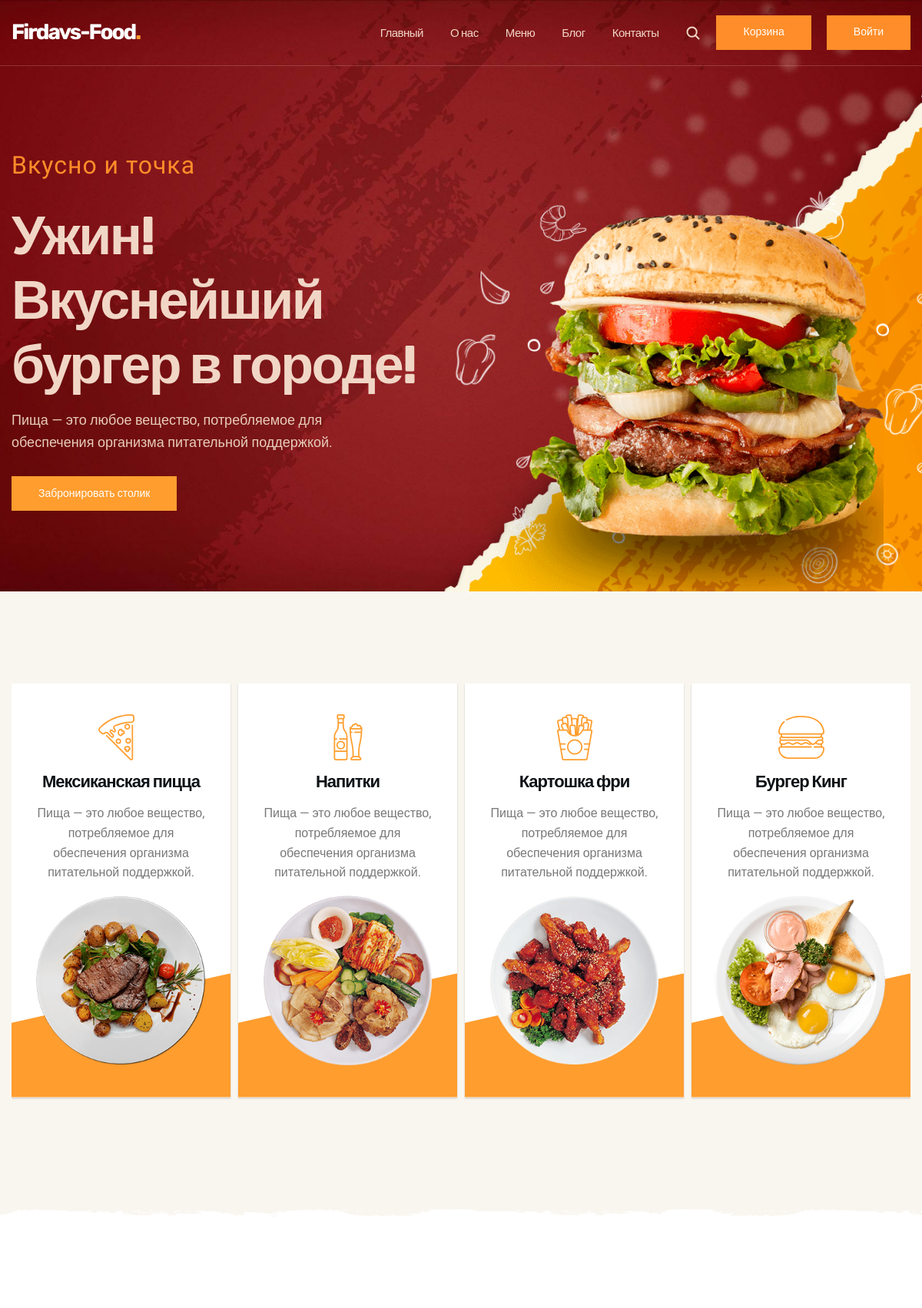
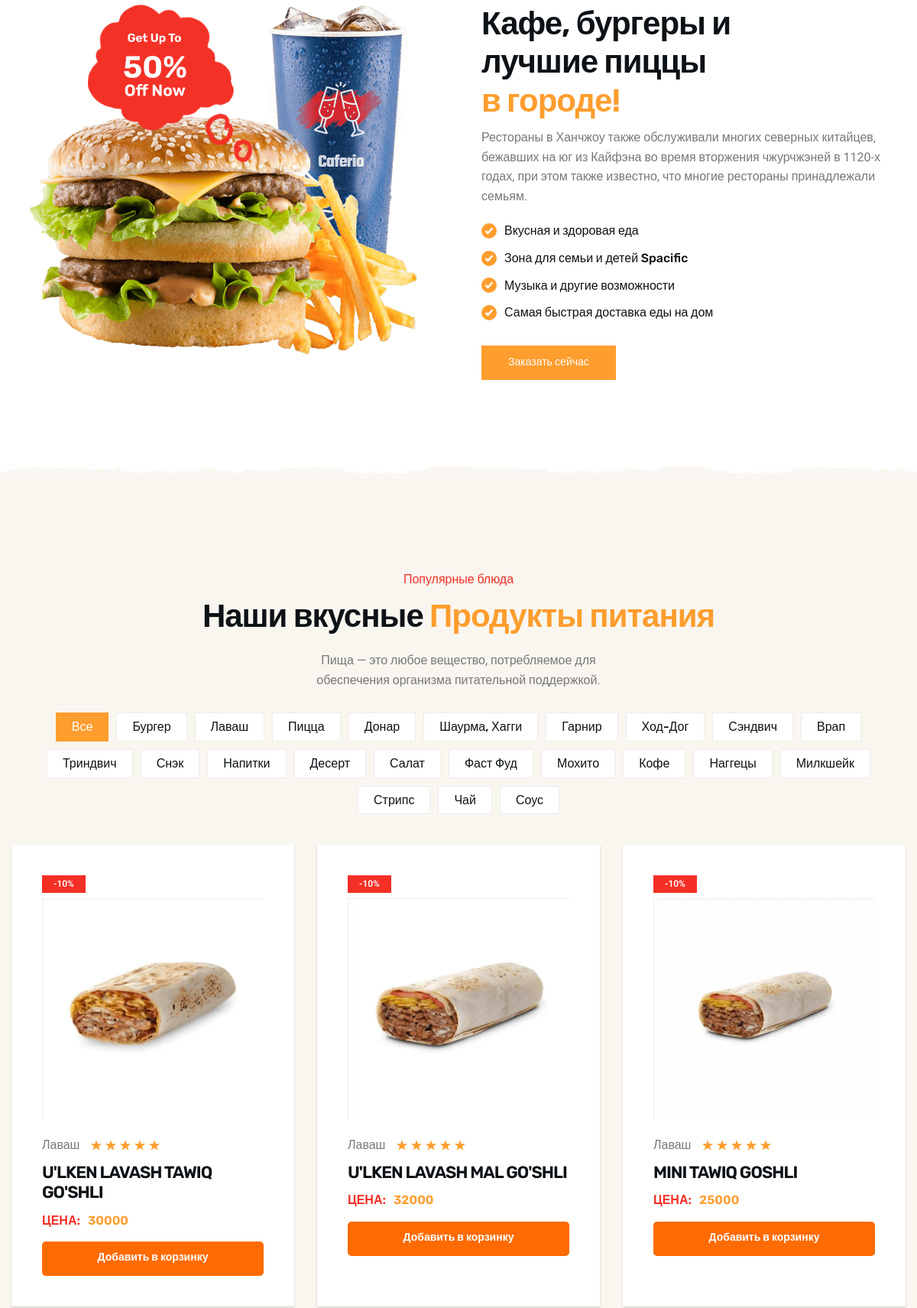
The page / (upper part) on the database its author committed (2 pictures, top to bottom).
### food/models.py (models this page shows, shortened)
class Category(models.Model):
    category_name = models.CharField(max_length=250, verbose_name='Название категории')
    slug = models.SlugField(unique=True)
    class Meta:
        verbose_name = 'Категория'
        verbose_name_plural = 'Категории'

class Product(models.Model):
    name = models.CharField(max_length=250, verbose_name='Название блюда')
    category = models.ForeignKey(Category, on_delete=models.CASCADE, verbose_name='Категория', related_name='products')
    description = models.TextField(verbose_name='Описание')
    main_image = models.ImageField(upload_to='products/', verbose_name='Главное изображение')
    price = models.PositiveIntegerField(verbose_name='Цена')
    class Meta:
        verbose_name = 'Блюдо'
        verbose_name_plural = 'Блюда'

### food/views.py (the view)
# urls.py: path('',views.homepage,name ='home'),
def homepage(request):
    products = models.Product.objects.all()
    categories = models.Category.objects.all()
    return render(request,'index.html',{'products':products,
                                       'categories':categories})

### templates/index.html (shortened to what this page needs)
{% load static %}
<!DOCTYPE html>
<html lang="en">
<head>
  <link rel="stylesheet" href="{% static 'css/style.css' %}">
</head>
<body id="top">
  <header class="header" data-header>
    <div class="container">
      <h1>
        <a href="#" class="logo">Firdavs-Food<span class="span">.</span></a>
      </h1>
      <nav class="navbar" data-navbar>
        <ul class="navbar-list">
          <li class="nav-item">
            <a href="#home" class="navbar-link" data-nav-link>Главный</a>
          </li>
          <li class="nav-item">
            <a href="#about" class="navbar-link" data-nav-link>О нас</a>
          </li>
          <li class="nav-item">
            <a href="#food-menu" class="navbar-link" data-nav-link>Меню</a>
          </li>
          <li class="nav-item">
            <a href="#blog" class="navbar-link" data-nav-link>Блог</a>
          </li>
          <li class="nav-item">
            <a href="#contact-home" class="navbar-link" data-nav-link>Контакты</a>
          </li>
        </ul>
      </nav>
      <div class="header-btn-group">
        <button class="search-btn" aria-label="Search" data-search-btn>
          <ion-icon name="search-outline"></ion-icon>
        </button>
        <button class="btn btn-hover"><a href="{% url 'cart' %}">Корзина</a></button>
          {% if user.is_authenticated %}
          <p style="color: white; font-family: Impact, Haettenschweiler, 'Arial Narrow Bold', sans-serif; font-size: 30px;">{{user.username}}</p>
          <button class="btn btn-hover">
            <a href="{% url 'logout' %}" class="text-white">Выйти</a>
          </button>
          {% else %}
        <button class="btn btn-hover"><a href="{% url 'login' %}">Войти</a></button>
          {% endif %}
      </div>
    </div>
  </header>
  <main>
    <article>
      <section class="hero" id="home" style="background-image: url('{% static 'images/hero-bg.jpg' %}');">
        <div class="container">
          <div class="hero-content">
            <p class="hero-subtitle">Вкусно и точка</p>
            <h2 class="h1 hero-title">Ужин! Вкуснейший бургер в городе!</h2>
            <p class="hero-text">Пища — это любое вещество, потребляемое для обеспечения организма питательной поддержкой.</p>
            <button class="btn">Забронировать столик</button>
          </div>
          <figure class="hero-banner">
            <img src="{% static 'images/hero-banner.png' %}" width="700" height="637" loading="lazy" alt="Burger"
              class="w-100 hero-img">
          </figure>
        </div>
      </section>
      <section class="section section-divider white promo">
        <div class="container">
          <ul class="promo-list has-scrollbar">
            <li class="promo-item">
              <div class="promo-card">
                <div class="card-icon">
                </div>
                <h3 class="h3 card-title">Мексиканская пицца</h3>
                <p class="card-text">
                  Пища — это любое вещество, потребляемое для обеспечения организма питательной поддержкой.
                </p>
                <img src="{% static 'images/promo-1.png' %}" width="300" height="300" loading="lazy" alt="Maxican Pizza"
                  class="w-100 card-banner">
              </div>
            </li>
            <li class="promo-item">
              <div class="promo-card">
                <div class="card-icon">
                </div>
                <h3 class="h3 card-title">Напитки</h3>
                <p class="card-text">
                  Пища — это любое вещество, потребляемое для обеспечения организма питательной поддержкой.
                </p>
                <img src="{% static 'images/promo-2.png' %}" width="300" height="300" loading="lazy" alt="Soft Drinks"
                  class="w-100 card-banner">
              </div>
            </li>
            <li class="promo-item">
              <div class="promo-card">
                <div class="card-icon">
                </div>
                <h3 class="h3 card-title">Картошка фри</h3>
                <p class="card-text">
                  Пища — это любое вещество, потребляемое для обеспечения организма питательной поддержкой.
                </p>
                <img src="{% static 'images/promo-3.png' %}" width="300" height="300" loading="lazy" alt="French Fry"
                  class="w-100 card-banner">
              </div>
            </li>
            <li class="promo-item">
              <div class="promo-card">
                <div class="card-icon">
                </div>
                <h3 class="h3 card-title">Бургер Кинг</h3>
                <p class="card-text">
                  Пища — это любое вещество, потребляемое для обеспечения организма питательной поддержкой.
                </p>
                <img src="{% static 'images/promo-4.png' %}" width="300" height="300" loading="lazy" alt="Burger Kingo"
                  class="w-100 card-banner">
              </div>
            </li>
          </ul>
        </div>
      </section>
      <section class="section section-divider gray about" id="about">
        <div class="container">
          <div class="about-banner">
            <img src="{% static 'images/about-banner.png' %}" width="509" height="459" loading="lazy" alt="Burger with Drinks"
              class="w-100 about-img">
            <img src="{% static 'images/sale-shape-red.png' %}" width="216" height="226" alt="get up to 50% off now"
              class="abs-img scale-up-anim">
          </div>
          <div class="about-content">
            <h2 class="h2 section-title">
              Кафе, бургеры и лучшие пиццы
              <span class="span">в городе!</span>
            </h2>
            <p class="section-text">
              Рестораны в Ханчжоу также обслуживали многих северных китайцев, бежавших на юг из Кайфэна во время вторжения чжурчжэней в 1120-х годах, при этом также известно, что многие рестораны принадлежали семьям.
            </p>
            <ul class="about-list">
              <li class="about-item">
                <ion-icon name="checkmark-outline"></ion-icon>
                <span class="span">Вкусная и здоровая еда</span>
              </li>
              <li class="about-item">
                <ion-icon name="checkmark-outline"></ion-icon>
                <span class="span">Зона для семьи и детей Spacific</span>
              </li>
              <li class="about-item">
                <ion-icon name="checkmark-outline"></ion-icon>
                <span class="span">Музыка и другие возможности</span>
              </li>
              <li class="about-item">
                <ion-icon name="checkmark-outline"></ion-icon>
                <span class="span">Самая быстрая доставка еды на дом</span>
              </li>
            </ul>
            <button class="btn btn-hover">Заказать сейчас</button>
          </div>
        </div>
      </section>
        <section class="section food-menu" id="food-menu">
          <div class="container">
            <p class="section-subtitle">Популярные блюда</p>
            <h2 class="h2 section-title">
              Наши вкусные <span class="span">Продукты питания</span>
            </h2>
            <p class="section-text">
              Пища — это любое вещество, потребляемое для обеспечения организма питательной поддержкой.
            </p>
            <ul class="fiter-list">
              <li>
                <button class="filter-btn active" data-filter="all">Все</button>
              </li>
              {% for category in categories %}
              <li>
                <button class="filter-btn" data-filter="{{ category.slug }}">{{ category.category_name }}</button>
              </li>
              {% endfor %}
            </ul>
            <ul class="food-menu-list">
              {% for product in products %}
              <li data-category="{{ product.category.slug }}">
                <div class="food-menu-card">
                  <div class="card-banner">
                    <img src="{{ product.main_image.url }}" width="300" height="300" loading="lazy"
                      alt="{{ product.name }}" class="w-100">
                    <div class="badge">-10%</div>
                  </div>
                  <div class="wrapper">
                    <p class="category">{{ product.category.category_name }}</p>
                    <div class="rating-wrapper">
                      <ion-icon name="star"></ion-icon>
                      <ion-icon name="star"></ion-icon>
                      <ion-icon name="star"></ion-icon>
                      <ion-icon name="star"></ion-icon>
                      <ion-icon name="star"></ion-icon>
                    </div>
                  </div>
                  <h3 class="h3 card-title">{{ product.name }}</h3>
                  <div class="price-wrapper">
                    <p class="price-text">Цена:</p>
                    <data class="price" value="{{ product.price }}">{{ product.price }}</data>
                  </div>
                  <a href="{% url 'add_to_cart' product_id=product.id %}" class="btn add-to-cart-btn">
                    Добавить в корзинку
                  </a>
                </div>
              </li>
              {% endfor %}
            </ul>
          </div>
        </section>
    </article>
  </main>
</body>
</html>

### rows shown on the page
Category: category_name "Бургер"
Category: category_name "Лаваш"
Category: category_name "Пицца"
Category: category_name "Донар"
Category: category_name "Шаурма, Хагги"
Category: category_name "Гарнир"
Category: category_name "Ход-Дог"
Category: category_name "Сэндвич"
Category: category_name "Врап"
Category: category_name "Триндвич"
Category: category_name "Снэк"
Category: category_name "Напитки"
Category: category_name "Десерт"
Category: category_name "Салат"
Category: category_name "Фаст Фуд"
Category: category_name "Мохито"
Category: category_name "Кофе"
Category: category_name "Наггецы"
Category: category_name "Милкшейк"
Category: category_name "Стрипс"
Category: category_name "Чай"
Category: category_name "Соус"
Product: main_image (picture), category.category_name "Лаваш", name "U'LKEN LAVASH TAWIQ GO'SHLI", price "30000"
Product: main_image (picture), category.category_name "Лаваш", name "U'LKEN LAVASH MAL GO'SHLI", price "32000"
Product: main_image (picture), category.category_name "Лаваш", name "MINI TAWIQ GOSHLI", price "25000"
